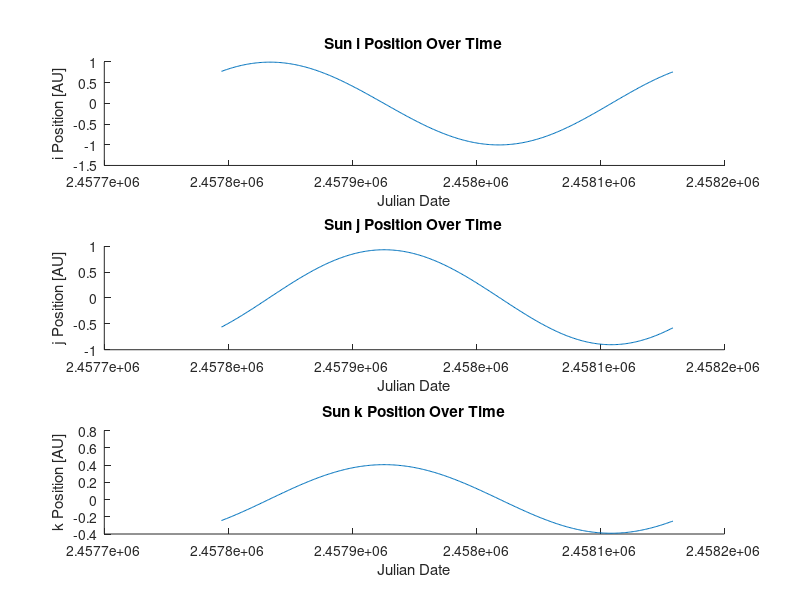

The MATLAB source for this figure: (Note: this script raises an error after producing the figure.)
%homework 4 
clc; clear all;
close all;

%compare results to 
%rSun0 = [ 26493081.968, -132755488.191, -57556564.835] %test data
%JDut1 = 2451545.0; %test data


JDut1 = 2457793.5;
Tut1 = (JDut1 - 2451545)/36525;

lambdaMSun = 280.46 + 36000.771*Tut1;
MSun = 357.5291092 + 35999.0534*Tut1;

%assume Tut1 is essentially = Ttbd
Ttdb = Tut1;
lambdaE = lambdaMSun + 1.914666471*sind(MSun) + 0.019994643*sind( 2*MSun);

rSunMag = 1.000140612 - 0.016708617*cosd(MSun) - 0.000139589*cosd(2*MSun);
epsilon = 23.439291 - 0.0130042*Ttdb;

rSun = [ rSunMag*cosd(lambdaE), rSunMag*cosd(epsilon)*sind(lambdaE), rSunMag*sind(epsilon)*sind(lambdaE)] ;


deltaUT1 = 67.6439;
TT = Tut1;
zeta= (2306.2181*TT + 0.30188*TT^2 + 0.017998*TT^3)*(1/3600);
phi = (2004.3109*TT - 0.42665*TT^2 - 0.041833*TT^3)*(1/3600);
z = (2306.2181*TT + 1.09468*TT^2 + 0.018203*TT^3)*(1/3600);

R3zeta = [ cosd(zeta), -sind(zeta), 0; sind(zeta), cosd(zeta), 0; 0, 0, 1];
R2phi = [ cosd(-phi), 0, sind(-phi); 0, 1, 0; -sind(-phi), 0, cosd(-phi)];
R3z = [ cosd(z), -sind(z), 0; sind(z), cosd(z), 0; 0, 0, 1];

P = R3zeta*R2phi*R3z;
rSunGCRF = P*rSun';
fprintf('Problem 4.)\n');
fprintf('a.) rSun = %g i %g j %g k [AU] \n', rSunGCRF);

%part b

for i=1:365
    
    JDut1 = 2457793.5 + i;
    Tut1 = (JDut1 - 2451545)/36525;

    lambdaMSun = 280.46 + 36000.771*Tut1;
    MSun = 357.5291092 + 35999.0534*Tut1;

    %assume Tut1 is essentially = Ttbd
    Ttdb = Tut1;
    lambdaE = lambdaMSun + 1.914666471*sind(MSun) + 0.019994643*sind( 2*MSun);

    rSunMag = 1.000140612 - 0.016708617*cosd(MSun) - 0.000139589*cosd(2*MSun);
    epsilon = 23.439291 - 0.0130042*Ttdb;

    rSun = [ rSunMag*cosd(lambdaE), rSunMag*cosd(epsilon)*sind(lambdaE), rSunMag*sind(epsilon)*sind(lambdaE)] ;


    deltaUT1 = 67.6439;
    TT = Tut1;
    zeta= (2306.2181*TT + 0.30188*TT^2 + 0.017998*TT^3)*(1/3600);
    phi = (2004.3109*TT - 0.42665*TT^2 - 0.041833*TT^3)*(1/3600);
    z = (2306.2181*TT + 1.09468*TT^2 + 0.018203*TT^3)*(1/3600);

    R3zeta = [ cosd(zeta), -sind(zeta), 0; sind(zeta), cosd(zeta), 0; 0, 0, 1];
    R2phi = [ cosd(-phi), 0, sind(-phi); 0, 1, 0; -sind(-phi), 0, cosd(-phi)];
    R3z = [ cosd(z), -sind(z), 0; sind(z), cosd(z), 0; 0, 0, 1];

    P = R3zeta*R2phi*R3z;
    rSunGCRF = P*rSun';  
    data(i,:) = rSunGCRF';
    
    
end
figure(1)
subplot(3,1,1);
title('Sun i Position Over Time');
xlabel('Julian Date');
ylabel('i Position [AU]');
hold on
t=[1:365] + 2457793.5; 
plot(t, data(:,1));

subplot(3,1,2);
title('Sun j Position Over Time');
xlabel('Julian Date');
ylabel('j Position [AU]');
hold on
t=[1:365] + 2457793.5; 
plot(t, data(:,2));

subplot(3,1,3);
title('Sun k Position Over Time');
xlabel('Julian Date');
ylabel('k Position [AU]');
hold on
t=[1:365] + 2457793.5; 
plot(t, data(:,3));

%problem 5
clc; clear all;


%spacecraft position
a = 500000.000; 
e = 0.1;
i = 50;
OMEGA = 350;
omega = 90;
theta = 0;
muEarth = 398600.4415;
muSun = 1.3271244*10^11;

[rVec,vVec] = kep2cart_Johnson(a,e,muEarth,i,OMEGA,omega,theta)

%sun position
JDut1 = 2451545.0;

y = [rVec , vVec];
t = 1:86400:365*86400;
options = odeset( 'RelTol', 1e-13, 'AbsTol', 1e-20);
[T,Y] = ode45('func3',t,y, options);


for ii=1:length(Y)
    
    
    [a,e,i,OMEGA,omega,theta] = cart2kep_Johnson(Y(ii,1:3),Y(ii,4:6),muEarth);
    aT(ii) = a;
    eT(ii) = e;
    iT(ii) = i;
    OMEGAT(ii) = OMEGA;
    omegaT(ii) = omega;
    thetaT(ii) = theta;
    
    
end

figure(2)
subplot(6,1,1);
title('Semi Major Axis');
xlabel('Julian Date');
ylabel('a [km]');
hold on
plot((t/86400 + 2451545.0), aT)

subplot(6,1,2);
title('Eccentricity');
xlabel('Julian Date');
ylabel('e ');
hold on
plot((t/86400 + 2451545.0), eT)

subplot(6,1,3);
title('Inclination');
xlabel('Julian Date');
ylabel('i');
hold on
plot((t/86400 + 2451545.0), eT)








